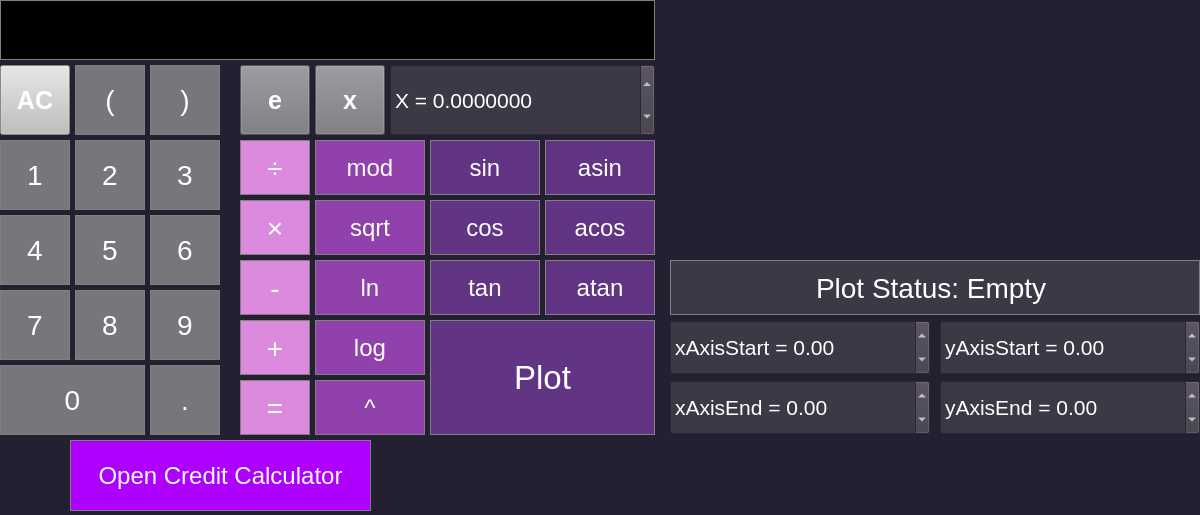
<?xml version="1.0" encoding="UTF-8"?>
<ui version="4.0">
 <class>CalcView</class>
 <widget class="QMainWindow" name="CalcView">
  <property name="geometry">
   <rect>
    <x>0</x>
    <y>0</y>
    <width>1200</width>
    <height>515</height>
   </rect>
  </property>
  <property name="sizePolicy">
   <sizepolicy hsizetype="Preferred" vsizetype="Preferred">
    <horstretch>0</horstretch>
    <verstretch>0</verstretch>
   </sizepolicy>
  </property>
  <property name="minimumSize">
   <size>
    <width>1200</width>
    <height>515</height>
   </size>
  </property>
  <property name="maximumSize">
   <size>
    <width>1200</width>
    <height>515</height>
   </size>
  </property>
  <property name="windowTitle">
   <string>SmartCalc v2.0 by tomokoki</string>
  </property>
  <property name="styleSheet">
   <string notr="true">QMainWindow{
	background-color: rgb(36, 31, 49);
}</string>
  </property>
  <widget class="QWidget" name="centralwidget">
   <widget class="QPushButton" name="pushButton_n_1">
    <property name="geometry">
     <rect>
      <x>0</x>
      <y>140</y>
      <width>70</width>
      <height>70</height>
     </rect>
    </property>
    <property name="font">
     <font>
      <family>Ubuntu</family>
      <pointsize>21</pointsize>
     </font>
    </property>
    <property name="styleSheet">
     <string notr="true">QPushButton { 
	border: 1px solid gray;
	color: rgb(255, 255, 255);
	background-color: rgb(119, 118, 123);
}

QPushButton:pressed {
	background-color: qlineargradient(spread:pad, x1:0, y1:0, x2:1, y2:0, stop:0 rgba(0, 0, 0, 0), stop:1 rgba(0, 0, 0, 0));
}</string>
    </property>
    <property name="text">
     <string>1</string>
    </property>
   </widget>
   <widget class="QPushButton" name="pushButton_n_3">
    <property name="geometry">
     <rect>
      <x>150</x>
      <y>140</y>
      <width>70</width>
      <height>70</height>
     </rect>
    </property>
    <property name="font">
     <font>
      <family>Ubuntu</family>
      <pointsize>21</pointsize>
     </font>
    </property>
    <property name="styleSheet">
     <string notr="true">QPushButton { 
	border: 1px solid gray;
	color: rgb(255, 255, 255);
	background-color: rgb(119, 118, 123);
}

QPushButton:pressed {
	background-color: qlineargradient(spread:pad, x1:0, y1:0, x2:1, y2:0, stop:0 rgba(0, 0, 0, 0), stop:1 rgba(0, 0, 0, 0));
}</string>
    </property>
    <property name="text">
     <string>3</string>
    </property>
   </widget>
   <widget class="QPushButton" name="pushButton_n_2">
    <property name="geometry">
     <rect>
      <x>75</x>
      <y>140</y>
      <width>70</width>
      <height>70</height>
     </rect>
    </property>
    <property name="font">
     <font>
      <family>Ubuntu</family>
      <pointsize>21</pointsize>
     </font>
    </property>
    <property name="styleSheet">
     <string notr="true">QPushButton { 
	border: 1px solid gray;
	color: rgb(255, 255, 255);
	background-color: rgb(119, 118, 123);
}

QPushButton:pressed {
	background-color: qlineargradient(spread:pad, x1:0, y1:0, x2:1, y2:0, stop:0 rgba(0, 0, 0, 0), stop:1 rgba(0, 0, 0, 0));
}</string>
    </property>
    <property name="text">
     <string>2</string>
    </property>
   </widget>
   <widget class="QPushButton" name="pushButton_n_6">
    <property name="geometry">
     <rect>
      <x>150</x>
      <y>215</y>
      <width>70</width>
      <height>70</height>
     </rect>
    </property>
    <property name="font">
     <font>
      <family>Ubuntu</family>
      <pointsize>21</pointsize>
     </font>
    </property>
    <property name="styleSheet">
     <string notr="true">QPushButton { 
	border: 1px solid gray;
	color: rgb(255, 255, 255);
	background-color: rgb(119, 118, 123);
}

QPushButton:pressed {
	background-color: qlineargradient(spread:pad, x1:0, y1:0, x2:1, y2:0, stop:0 rgba(0, 0, 0, 0), stop:1 rgba(0, 0, 0, 0));
}</string>
    </property>
    <property name="text">
     <string>6</string>
    </property>
   </widget>
   <widget class="QPushButton" name="pushButton_n_4">
    <property name="geometry">
     <rect>
      <x>0</x>
      <y>215</y>
      <width>70</width>
      <height>70</height>
     </rect>
    </property>
    <property name="font">
     <font>
      <family>Ubuntu</family>
      <pointsize>21</pointsize>
     </font>
    </property>
    <property name="styleSheet">
     <string notr="true">QPushButton { 
	border: 1px solid gray;
	color: rgb(255, 255, 255);
	background-color: rgb(119, 118, 123);
}

QPushButton:pressed {
	background-color: qlineargradient(spread:pad, x1:0, y1:0, x2:1, y2:0, stop:0 rgba(0, 0, 0, 0), stop:1 rgba(0, 0, 0, 0));
}</string>
    </property>
    <property name="text">
     <string>4</string>
    </property>
   </widget>
   <widget class="QPushButton" name="pushButton_n_5">
    <property name="geometry">
     <rect>
      <x>75</x>
      <y>215</y>
      <width>70</width>
      <height>70</height>
     </rect>
    </property>
    <property name="font">
     <font>
      <family>Ubuntu</family>
      <pointsize>21</pointsize>
     </font>
    </property>
    <property name="styleSheet">
     <string notr="true">QPushButton { 
	border: 1px solid gray;
	color: rgb(255, 255, 255);
	background-color: rgb(119, 118, 123);
}

QPushButton:pressed {
	background-color: qlineargradient(spread:pad, x1:0, y1:0, x2:1, y2:0, stop:0 rgba(0, 0, 0, 0), stop:1 rgba(0, 0, 0, 0));
}</string>
    </property>
    <property name="text">
     <string>5</string>
    </property>
   </widget>
   <widget class="QPushButton" name="pushButton_n_9">
    <property name="geometry">
     <rect>
      <x>150</x>
      <y>290</y>
      <width>70</width>
      <height>70</height>
     </rect>
    </property>
    <property name="font">
     <font>
      <family>Ubuntu</family>
      <pointsize>21</pointsize>
     </font>
    </property>
    <property name="styleSheet">
     <string notr="true">QPushButton { 
	border: 1px solid gray;
	color: rgb(255, 255, 255);
	background-color: rgb(119, 118, 123);
}

QPushButton:pressed {
	background-color: qlineargradient(spread:pad, x1:0, y1:0, x2:1, y2:0, stop:0 rgba(0, 0, 0, 0), stop:1 rgba(0, 0, 0, 0));
}</string>
    </property>
    <property name="text">
     <string>9</string>
    </property>
   </widget>
   <widget class="QPushButton" name="pushButton_n_7">
    <property name="geometry">
     <rect>
      <x>0</x>
      <y>290</y>
      <width>70</width>
      <height>70</height>
     </rect>
    </property>
    <property name="font">
     <font>
      <family>Ubuntu</family>
      <pointsize>21</pointsize>
     </font>
    </property>
    <property name="styleSheet">
     <string notr="true">QPushButton { 
	border: 1px solid gray;
	color: rgb(255, 255, 255);
	background-color: rgb(119, 118, 123);
}

QPushButton:pressed {
	background-color: qlineargradient(spread:pad, x1:0, y1:0, x2:1, y2:0, stop:0 rgba(0, 0, 0, 0), stop:1 rgba(0, 0, 0, 0));
}</string>
    </property>
    <property name="text">
     <string>7</string>
    </property>
   </widget>
   <widget class="QPushButton" name="pushButton_n_8">
    <property name="geometry">
     <rect>
      <x>75</x>
      <y>290</y>
      <width>70</width>
      <height>70</height>
     </rect>
    </property>
    <property name="font">
     <font>
      <family>Ubuntu</family>
      <pointsize>21</pointsize>
     </font>
    </property>
    <property name="styleSheet">
     <string notr="true">QPushButton { 
	border: 1px solid gray;
	color: rgb(255, 255, 255);
	background-color: rgb(119, 118, 123);
}

QPushButton:pressed {
	background-color: qlineargradient(spread:pad, x1:0, y1:0, x2:1, y2:0, stop:0 rgba(0, 0, 0, 0), stop:1 rgba(0, 0, 0, 0));
}</string>
    </property>
    <property name="text">
     <string>8</string>
    </property>
   </widget>
   <widget class="QLineEdit" name="lineEdit">
    <property name="geometry">
     <rect>
      <x>0</x>
      <y>0</y>
      <width>655</width>
      <height>60</height>
     </rect>
    </property>
    <property name="font">
     <font>
      <pointsize>21</pointsize>
     </font>
    </property>
    <property name="layoutDirection">
     <enum>Qt::LeftToRight</enum>
    </property>
    <property name="styleSheet">
     <string notr="true">QLineEdit {
	background-color: rgb(0, 0, 0);
	color: rgb(255, 255, 255);
	border: 1px solid grey;
}</string>
    </property>
    <property name="maxLength">
     <number>255</number>
    </property>
    <property name="alignment">
     <set>Qt::AlignRight|Qt::AlignTrailing|Qt::AlignVCenter</set>
    </property>
   </widget>
   <widget class="QPushButton" name="pushButton_n_0">
    <property name="geometry">
     <rect>
      <x>0</x>
      <y>365</y>
      <width>145</width>
      <height>70</height>
     </rect>
    </property>
    <property name="font">
     <font>
      <family>Ubuntu</family>
      <pointsize>21</pointsize>
     </font>
    </property>
    <property name="styleSheet">
     <string notr="true">QPushButton { 
	border: 1px solid gray;
	color: rgb(255, 255, 255);
	background-color: rgb(119, 118, 123);
}

QPushButton:pressed {
	background-color: qlineargradient(spread:pad, x1:0, y1:0, x2:1, y2:0, stop:0 rgba(0, 0, 0, 0), stop:1 rgba(0, 0, 0, 0));
}</string>
    </property>
    <property name="text">
     <string>0</string>
    </property>
   </widget>
   <widget class="QPushButton" name="pushButton_dot">
    <property name="geometry">
     <rect>
      <x>150</x>
      <y>365</y>
      <width>70</width>
      <height>70</height>
     </rect>
    </property>
    <property name="font">
     <font>
      <pointsize>21</pointsize>
     </font>
    </property>
    <property name="styleSheet">
     <string notr="true">QPushButton { 
	border: 1px solid gray;
	color: rgb(255, 255, 255);
	background-color: rgb(119, 118, 123);
}

QPushButton:pressed {
	background-color: qlineargradient(spread:pad, x1:0, y1:0, x2:1, y2:0, stop:0 rgba(0, 0, 0, 0), stop:1 rgba(0, 0, 0, 0));
}</string>
    </property>
    <property name="text">
     <string>.</string>
    </property>
   </widget>
   <widget class="QPushButton" name="pushButton_plus">
    <property name="geometry">
     <rect>
      <x>240</x>
      <y>320</y>
      <width>70</width>
      <height>55</height>
     </rect>
    </property>
    <property name="font">
     <font>
      <pointsize>21</pointsize>
     </font>
    </property>
    <property name="styleSheet">
     <string notr="true">QPushButton {
	background-color: rgb(220, 138, 221);
	color: rgb(255, 255, 255);
	border: 1px solid grey;
}

QPushButton:pressed {
	background-color: qlineargradient(spread:pad, x1:0, y1:0, x2:1, y2:0, stop:0 rgba(187, 0, 207, 255), stop:1 rgba(187, 0, 207, 255));
}</string>
    </property>
    <property name="text">
     <string>+</string>
    </property>
   </widget>
   <widget class="QPushButton" name="pushButton_minus">
    <property name="geometry">
     <rect>
      <x>240</x>
      <y>260</y>
      <width>70</width>
      <height>55</height>
     </rect>
    </property>
    <property name="font">
     <font>
      <pointsize>21</pointsize>
     </font>
    </property>
    <property name="styleSheet">
     <string notr="true">QPushButton {
	background-color: rgb(220, 138, 221);
	color: rgb(255, 255, 255);
	border: 1px solid grey;
}

QPushButton:pressed {
	background-color: qlineargradient(spread:pad, x1:0, y1:0, x2:1, y2:0, stop:0 rgba(187, 0, 207, 255), stop:1 rgba(187, 0, 207, 255));
}</string>
    </property>
    <property name="text">
     <string>-</string>
    </property>
   </widget>
   <widget class="QPushButton" name="pushButton_mul">
    <property name="geometry">
     <rect>
      <x>240</x>
      <y>200</y>
      <width>70</width>
      <height>55</height>
     </rect>
    </property>
    <property name="font">
     <font>
      <pointsize>21</pointsize>
     </font>
    </property>
    <property name="styleSheet">
     <string notr="true">QPushButton {
	background-color: rgb(220, 138, 221);
	color: rgb(255, 255, 255);
	border: 1px solid grey;
}

QPushButton:pressed {
	background-color: qlineargradient(spread:pad, x1:0, y1:0, x2:1, y2:0, stop:0 rgba(187, 0, 207, 255), stop:1 rgba(187, 0, 207, 255));
}</string>
    </property>
    <property name="text">
     <string>×</string>
    </property>
   </widget>
   <widget class="QPushButton" name="pushButton_div">
    <property name="geometry">
     <rect>
      <x>240</x>
      <y>140</y>
      <width>70</width>
      <height>55</height>
     </rect>
    </property>
    <property name="font">
     <font>
      <pointsize>21</pointsize>
     </font>
    </property>
    <property name="styleSheet">
     <string notr="true">QPushButton {
	background-color: rgb(220, 138, 221);
	color: rgb(255, 255, 255);
	border: 1px solid grey;
}

QPushButton:pressed {
	background-color: qlineargradient(spread:pad, x1:0, y1:0, x2:1, y2:0, stop:0 rgba(187, 0, 207, 255), stop:1 rgba(187, 0, 207, 255));
}</string>
    </property>
    <property name="text">
     <string>÷</string>
    </property>
   </widget>
   <widget class="QPushButton" name="pushButton_eq">
    <property name="geometry">
     <rect>
      <x>240</x>
      <y>380</y>
      <width>70</width>
      <height>55</height>
     </rect>
    </property>
    <property name="font">
     <font>
      <pointsize>21</pointsize>
     </font>
    </property>
    <property name="styleSheet">
     <string notr="true">QPushButton {
	background-color: rgb(220, 138, 221);
	color: rgb(255, 255, 255);
	border: 1px solid grey;
}

QPushButton:pressed {
	background-color: qlineargradient(spread:pad, x1:0, y1:0, x2:1, y2:0, stop:0 rgba(187, 0, 207, 255), stop:1 rgba(187, 0, 207, 255));
}</string>
    </property>
    <property name="text">
     <string>=</string>
    </property>
   </widget>
   <widget class="QPushButton" name="pushButton_clean">
    <property name="geometry">
     <rect>
      <x>0</x>
      <y>65</y>
      <width>70</width>
      <height>70</height>
     </rect>
    </property>
    <property name="font">
     <font>
      <pointsize>19</pointsize>
      <bold>true</bold>
     </font>
    </property>
    <property name="styleSheet">
     <string notr="true">QPushButton {
	border: 1x solid grey;
	color: rgb(255, 255, 255);
	background-color: rgb(192, 191, 188);
}

QPushButton:pressed {
	background-color: qlineargradient(spread:pad, x1:0, y1:0, x2:1, y2:0, stop:0 rgba(0, 0, 0, 0), stop:1 rgba(0, 0, 0, 0));
}</string>
    </property>
    <property name="text">
     <string>AC</string>
    </property>
   </widget>
   <widget class="QPushButton" name="pushButton_x">
    <property name="geometry">
     <rect>
      <x>315</x>
      <y>65</y>
      <width>70</width>
      <height>70</height>
     </rect>
    </property>
    <property name="font">
     <font>
      <pointsize>19</pointsize>
      <bold>true</bold>
     </font>
    </property>
    <property name="styleSheet">
     <string notr="true">QPushButton {
	border: 1x solid grey;
	color: rgb(255, 255, 255);
	background-color: rgb(119, 118, 123);
}

QPushButton:pressed {
	background-color: qlineargradient(spread:pad, x1:0, y1:0, x2:1, y2:0, stop:0 rgba(0, 0, 0, 0), stop:1 rgba(0, 0, 0, 0));
}</string>
    </property>
    <property name="text">
     <string>x</string>
    </property>
   </widget>
   <widget class="QDoubleSpinBox" name="doubleSpinBox_xvalue">
    <property name="geometry">
     <rect>
      <x>390</x>
      <y>64</y>
      <width>265</width>
      <height>72</height>
     </rect>
    </property>
    <property name="font">
     <font>
      <pointsize>16</pointsize>
      <italic>false</italic>
     </font>
    </property>
    <property name="styleSheet">
     <string notr="true">QDoubleSpinBox {
	background-color: rgb(61, 56, 70);
	color: rgb(255, 255, 255);
}</string>
    </property>
    <property name="specialValueText">
     <string/>
    </property>
    <property name="prefix">
     <string>X = </string>
    </property>
    <property name="decimals">
     <number>7</number>
    </property>
    <property name="minimum">
     <double>-99999999999999996863366107917975552.000000000000000</double>
    </property>
    <property name="maximum">
     <double>99999999999999996863366107917975552.000000000000000</double>
    </property>
   </widget>
   <widget class="QPushButton" name="pushButton_mod">
    <property name="geometry">
     <rect>
      <x>315</x>
      <y>140</y>
      <width>110</width>
      <height>55</height>
     </rect>
    </property>
    <property name="font">
     <font>
      <pointsize>18</pointsize>
      <bold>false</bold>
     </font>
    </property>
    <property name="styleSheet">
     <string notr="true">QPushButton{
	background-color: rgb(145, 65, 172);
	color: rgb(255, 255, 255);
	border:1px solid grey
}

QPushButton:pressed {
	background-color: qlineargradient(spread:pad, x1:0, y1:0, x2:1, y2:0, stop:1 rgba(174, 0, 185, 255));
}
</string>
    </property>
    <property name="text">
     <string>mod</string>
    </property>
   </widget>
   <widget class="QPushButton" name="pushButton_sqrt">
    <property name="geometry">
     <rect>
      <x>315</x>
      <y>200</y>
      <width>110</width>
      <height>55</height>
     </rect>
    </property>
    <property name="font">
     <font>
      <pointsize>18</pointsize>
      <bold>false</bold>
     </font>
    </property>
    <property name="styleSheet">
     <string notr="true">QPushButton{
	background-color: rgb(145, 65, 172);
	color: rgb(255, 255, 255);
	border:1px solid grey
}

QPushButton:pressed {
	background-color: qlineargradient(spread:pad, x1:0, y1:0, x2:1, y2:0, stop:1 rgba(174, 0, 185, 255));
}
</string>
    </property>
    <property name="text">
     <string>sqrt</string>
    </property>
   </widget>
   <widget class="QPushButton" name="pushButton_ln">
    <property name="geometry">
     <rect>
      <x>315</x>
      <y>260</y>
      <width>110</width>
      <height>55</height>
     </rect>
    </property>
    <property name="font">
     <font>
      <pointsize>18</pointsize>
      <bold>false</bold>
     </font>
    </property>
    <property name="styleSheet">
     <string notr="true">QPushButton{
	background-color: rgb(145, 65, 172);
	color: rgb(255, 255, 255);
	border:1px solid grey
}

QPushButton:pressed {
	background-color: qlineargradient(spread:pad, x1:0, y1:0, x2:1, y2:0, stop:1 rgba(174, 0, 185, 255));
}
</string>
    </property>
    <property name="text">
     <string>ln</string>
    </property>
   </widget>
   <widget class="QPushButton" name="pushButton_log">
    <property name="geometry">
     <rect>
      <x>315</x>
      <y>320</y>
      <width>110</width>
      <height>55</height>
     </rect>
    </property>
    <property name="font">
     <font>
      <pointsize>18</pointsize>
      <bold>false</bold>
     </font>
    </property>
    <property name="styleSheet">
     <string notr="true">QPushButton{
	background-color: rgb(145, 65, 172);
	color: rgb(255, 255, 255);
	border:1px solid grey
}

QPushButton:pressed {
	background-color: qlineargradient(spread:pad, x1:0, y1:0, x2:1, y2:0, stop:1 rgba(174, 0, 185, 255));
}
</string>
    </property>
    <property name="text">
     <string>log</string>
    </property>
   </widget>
   <widget class="QPushButton" name="pushButton_pow">
    <property name="geometry">
     <rect>
      <x>315</x>
      <y>380</y>
      <width>110</width>
      <height>55</height>
     </rect>
    </property>
    <property name="font">
     <font>
      <pointsize>18</pointsize>
      <bold>false</bold>
     </font>
    </property>
    <property name="styleSheet">
     <string notr="true">QPushButton{
	background-color: rgb(145, 65, 172);
	color: rgb(255, 255, 255);
	border:1px solid grey
}

QPushButton:pressed {
	background-color: qlineargradient(spread:pad, x1:0, y1:0, x2:1, y2:0, stop:1 rgba(174, 0, 185, 255));
}
</string>
    </property>
    <property name="text">
     <string>^</string>
    </property>
   </widget>
   <widget class="QPushButton" name="pushButton_lbracket">
    <property name="geometry">
     <rect>
      <x>75</x>
      <y>65</y>
      <width>70</width>
      <height>70</height>
     </rect>
    </property>
    <property name="font">
     <font>
      <family>Ubuntu</family>
      <pointsize>21</pointsize>
     </font>
    </property>
    <property name="styleSheet">
     <string notr="true">QPushButton { 
	border: 1px solid gray;
	color: rgb(255, 255, 255);
	background-color: rgb(119, 118, 123);
}

QPushButton:pressed {
	background-color: qlineargradient(spread:pad, x1:0, y1:0, x2:1, y2:0, stop:0 rgba(0, 0, 0, 0), stop:1 rgba(0, 0, 0, 0));
}</string>
    </property>
    <property name="text">
     <string>(</string>
    </property>
   </widget>
   <widget class="QPushButton" name="pushButton_rbracket">
    <property name="geometry">
     <rect>
      <x>150</x>
      <y>65</y>
      <width>70</width>
      <height>70</height>
     </rect>
    </property>
    <property name="font">
     <font>
      <family>Ubuntu</family>
      <pointsize>21</pointsize>
     </font>
    </property>
    <property name="styleSheet">
     <string notr="true">QPushButton { 
	border: 1px solid gray;
	color: rgb(255, 255, 255);
	background-color: rgb(119, 118, 123);
}

QPushButton:pressed {
	background-color: qlineargradient(spread:pad, x1:0, y1:0, x2:1, y2:0, stop:0 rgba(0, 0, 0, 0), stop:1 rgba(0, 0, 0, 0));
}</string>
    </property>
    <property name="text">
     <string>)</string>
    </property>
   </widget>
   <widget class="QPushButton" name="pushButton_tan">
    <property name="geometry">
     <rect>
      <x>430</x>
      <y>260</y>
      <width>110</width>
      <height>55</height>
     </rect>
    </property>
    <property name="font">
     <font>
      <pointsize>18</pointsize>
      <bold>false</bold>
     </font>
    </property>
    <property name="styleSheet">
     <string notr="true">QPushButton{
	background-color: rgb(97, 53, 131);
	color: rgb(255, 255, 255);
	border:1px solid grey
}

QPushButton:pressed {
	
	background-color: qlineargradient(spread:pad, x1:0, y1:0, x2:1, y2:0, stop:1 rgba(134, 0, 236, 255));
}
</string>
    </property>
    <property name="text">
     <string>tan</string>
    </property>
   </widget>
   <widget class="QPushButton" name="pushButton_cos">
    <property name="geometry">
     <rect>
      <x>430</x>
      <y>200</y>
      <width>110</width>
      <height>55</height>
     </rect>
    </property>
    <property name="font">
     <font>
      <pointsize>18</pointsize>
      <bold>false</bold>
     </font>
    </property>
    <property name="styleSheet">
     <string notr="true">QPushButton{
	background-color: rgb(97, 53, 131);
	color: rgb(255, 255, 255);
	border:1px solid grey
}

QPushButton:pressed {
	
	background-color: qlineargradient(spread:pad, x1:0, y1:0, x2:1, y2:0, stop:1 rgba(134, 0, 236, 255));
}
</string>
    </property>
    <property name="text">
     <string>cos</string>
    </property>
   </widget>
   <widget class="QPushButton" name="pushButton_sin">
    <property name="geometry">
     <rect>
      <x>430</x>
      <y>140</y>
      <width>110</width>
      <height>55</height>
     </rect>
    </property>
    <property name="font">
     <font>
      <pointsize>18</pointsize>
      <bold>false</bold>
     </font>
    </property>
    <property name="styleSheet">
     <string notr="true">QPushButton{
	background-color: rgb(97, 53, 131);
	color: rgb(255, 255, 255);
	border:1px solid grey
}

QPushButton:pressed {
	
	background-color: qlineargradient(spread:pad, x1:0, y1:0, x2:1, y2:0, stop:1 rgba(134, 0, 236, 255));
}
</string>
    </property>
    <property name="text">
     <string>sin</string>
    </property>
   </widget>
   <widget class="QPushButton" name="pushButton_atan">
    <property name="geometry">
     <rect>
      <x>545</x>
      <y>260</y>
      <width>110</width>
      <height>55</height>
     </rect>
    </property>
    <property name="font">
     <font>
      <pointsize>18</pointsize>
      <bold>false</bold>
     </font>
    </property>
    <property name="styleSheet">
     <string notr="true">QPushButton{
	background-color: rgb(97, 53, 131);
	color: rgb(255, 255, 255);
	border:1px solid grey
}

QPushButton:pressed {
	
	background-color: qlineargradient(spread:pad, x1:0, y1:0, x2:1, y2:0, stop:1 rgba(134, 0, 236, 255));
}
</string>
    </property>
    <property name="text">
     <string>atan</string>
    </property>
   </widget>
   <widget class="QPushButton" name="pushButton_asin">
    <property name="geometry">
     <rect>
      <x>545</x>
      <y>140</y>
      <width>110</width>
      <height>55</height>
     </rect>
    </property>
    <property name="font">
     <font>
      <pointsize>18</pointsize>
      <bold>false</bold>
     </font>
    </property>
    <property name="styleSheet">
     <string notr="true">QPushButton{
	background-color: rgb(97, 53, 131);
	color: rgb(255, 255, 255);
	border:1px solid grey
}

QPushButton:pressed {
	
	background-color: qlineargradient(spread:pad, x1:0, y1:0, x2:1, y2:0, stop:1 rgba(134, 0, 236, 255));
}
</string>
    </property>
    <property name="text">
     <string>asin</string>
    </property>
   </widget>
   <widget class="QPushButton" name="pushButton_acos">
    <property name="geometry">
     <rect>
      <x>545</x>
      <y>200</y>
      <width>110</width>
      <height>55</height>
     </rect>
    </property>
    <property name="font">
     <font>
      <pointsize>18</pointsize>
      <bold>false</bold>
     </font>
    </property>
    <property name="styleSheet">
     <string notr="true">QPushButton{
	background-color: rgb(97, 53, 131);
	color: rgb(255, 255, 255);
	border:1px solid grey
}

QPushButton:pressed {
	
	background-color: qlineargradient(spread:pad, x1:0, y1:0, x2:1, y2:0, stop:1 rgba(134, 0, 236, 255));
}
</string>
    </property>
    <property name="text">
     <string>acos</string>
    </property>
   </widget>
   <widget class="QCustomPlot" name="s21_graph" native="true">
    <property name="geometry">
     <rect>
      <x>670</x>
      <y>0</y>
      <width>530</width>
      <height>255</height>
     </rect>
    </property>
   </widget>
   <widget class="QPushButton" name="pushButton_plot">
    <property name="geometry">
     <rect>
      <x>430</x>
      <y>320</y>
      <width>225</width>
      <height>115</height>
     </rect>
    </property>
    <property name="font">
     <font>
      <pointsize>25</pointsize>
     </font>
    </property>
    <property name="styleSheet">
     <string notr="true">QPushButton{
	background-color: rgb(97, 53, 131);
	color: rgb(255, 255, 255);
	border:1px solid grey;
}
QPushButton:pressed {
	background-color: qlineargradient(spread:pad, x1:0, y1:0, x2:1, y2:0, stop:1 rgba(134, 0, 236, 255));
}</string>
    </property>
    <property name="text">
     <string>Plot</string>
    </property>
   </widget>
   <widget class="QDoubleSpinBox" name="doubleSpinBox_xbegin">
    <property name="geometry">
     <rect>
      <x>670</x>
      <y>320</y>
      <width>260</width>
      <height>55</height>
     </rect>
    </property>
    <property name="font">
     <font>
      <pointsize>16</pointsize>
     </font>
    </property>
    <property name="styleSheet">
     <string notr="true">QDoubleSpinBox {
	background-color: rgb(61, 56, 70);
	color: rgb(255, 255, 255);
}</string>
    </property>
    <property name="prefix">
     <string>xAxisStart = </string>
    </property>
    <property name="minimum">
     <double>-1000000.000000000000000</double>
    </property>
    <property name="maximum">
     <double>1000000.000000000000000</double>
    </property>
   </widget>
   <widget class="QDoubleSpinBox" name="doubleSpinBox_xend">
    <property name="geometry">
     <rect>
      <x>670</x>
      <y>380</y>
      <width>260</width>
      <height>55</height>
     </rect>
    </property>
    <property name="font">
     <font>
      <pointsize>16</pointsize>
     </font>
    </property>
    <property name="styleSheet">
     <string notr="true">QDoubleSpinBox {
	background-color: rgb(61, 56, 70);
	color: rgb(255, 255, 255);
}</string>
    </property>
    <property name="prefix">
     <string>xAxisEnd = </string>
    </property>
    <property name="minimum">
     <double>-1000000.000000000000000</double>
    </property>
    <property name="maximum">
     <double>1000000.000000000000000</double>
    </property>
   </widget>
   <widget class="QDoubleSpinBox" name="doubleSpinBox_ybegin">
    <property name="geometry">
     <rect>
      <x>940</x>
      <y>320</y>
      <width>260</width>
      <height>55</height>
     </rect>
    </property>
    <property name="font">
     <font>
      <pointsize>16</pointsize>
     </font>
    </property>
    <property name="styleSheet">
     <string notr="true">QDoubleSpinBox {
	background-color: rgb(61, 56, 70);
	color: rgb(255, 255, 255);
}</string>
    </property>
    <property name="prefix">
     <string>yAxisStart = </string>
    </property>
    <property name="minimum">
     <double>-1000000.000000000000000</double>
    </property>
    <property name="maximum">
     <double>1000000.000000000000000</double>
    </property>
   </widget>
   <widget class="QDoubleSpinBox" name="doubleSpinBox_yend">
    <property name="geometry">
     <rect>
      <x>940</x>
      <y>380</y>
      <width>260</width>
      <height>55</height>
     </rect>
    </property>
    <property name="font">
     <font>
      <pointsize>16</pointsize>
     </font>
    </property>
    <property name="styleSheet">
     <string notr="true">QDoubleSpinBox {
	background-color: rgb(61, 56, 70);
	color: rgb(255, 255, 255);
}</string>
    </property>
    <property name="prefix">
     <string>yAxisEnd = </string>
    </property>
    <property name="minimum">
     <double>-1000000.000000000000000</double>
    </property>
    <property name="maximum">
     <double>1000000.000000000000000</double>
    </property>
   </widget>
   <widget class="QLabel" name="labelPlotStatus">
    <property name="geometry">
     <rect>
      <x>670</x>
      <y>260</y>
      <width>530</width>
      <height>55</height>
     </rect>
    </property>
    <property name="font">
     <font>
      <pointsize>21</pointsize>
     </font>
    </property>
    <property name="styleSheet">
     <string notr="true">QLabel {
	color: rgb(255, 255, 255);
	background-color: rgb(61, 56, 70);
	border: 1px solid grey;
}</string>
    </property>
    <property name="text">
     <string>Plot Status: Empty </string>
    </property>
    <property name="alignment">
     <set>Qt::AlignCenter</set>
    </property>
   </widget>
   <widget class="QPushButton" name="pushButton_openCreditCalc">
    <property name="geometry">
     <rect>
      <x>70</x>
      <y>440</y>
      <width>301</width>
      <height>71</height>
     </rect>
    </property>
    <property name="font">
     <font>
      <pointsize>18</pointsize>
     </font>
    </property>
    <property name="styleSheet">
     <string notr="true">QPushButton {
	background-color: rgb(174, 0, 255);
	color: rgb(255, 255, 255);
	border:1px solid grey;
}

QPushButton:pressed {
	background-color: qlineargradient(spread:pad, x1:0, y1:0, x2:1, y2:1, stop:1 rgba(168, 0, 241, 255));
}</string>
    </property>
    <property name="text">
     <string>Open Credit Calculator</string>
    </property>
   </widget>
   <widget class="QPushButton" name="pushButton_e">
    <property name="geometry">
     <rect>
      <x>240</x>
      <y>65</y>
      <width>70</width>
      <height>70</height>
     </rect>
    </property>
    <property name="font">
     <font>
      <pointsize>19</pointsize>
      <bold>true</bold>
     </font>
    </property>
    <property name="styleSheet">
     <string notr="true">QPushButton {
	border: 1x solid grey;
	color: rgb(255, 255, 255);
	background-color: rgb(119, 118, 123);
}

QPushButton:pressed {
	background-color: qlineargradient(spread:pad, x1:0, y1:0, x2:1, y2:0, stop:0 rgba(0, 0, 0, 0), stop:1 rgba(0, 0, 0, 0));
}</string>
    </property>
    <property name="text">
     <string>e</string>
    </property>
   </widget>
  </widget>
 </widget>
 <customwidgets>
  <customwidget>
   <class>QCustomPlot</class>
   <extends>QWidget</extends>
   <header>../modules/qcustomplot.h</header>
   <container>1</container>
  </customwidget>
 </customwidgets>
 <resources/>
 <connections/>
</ui>
